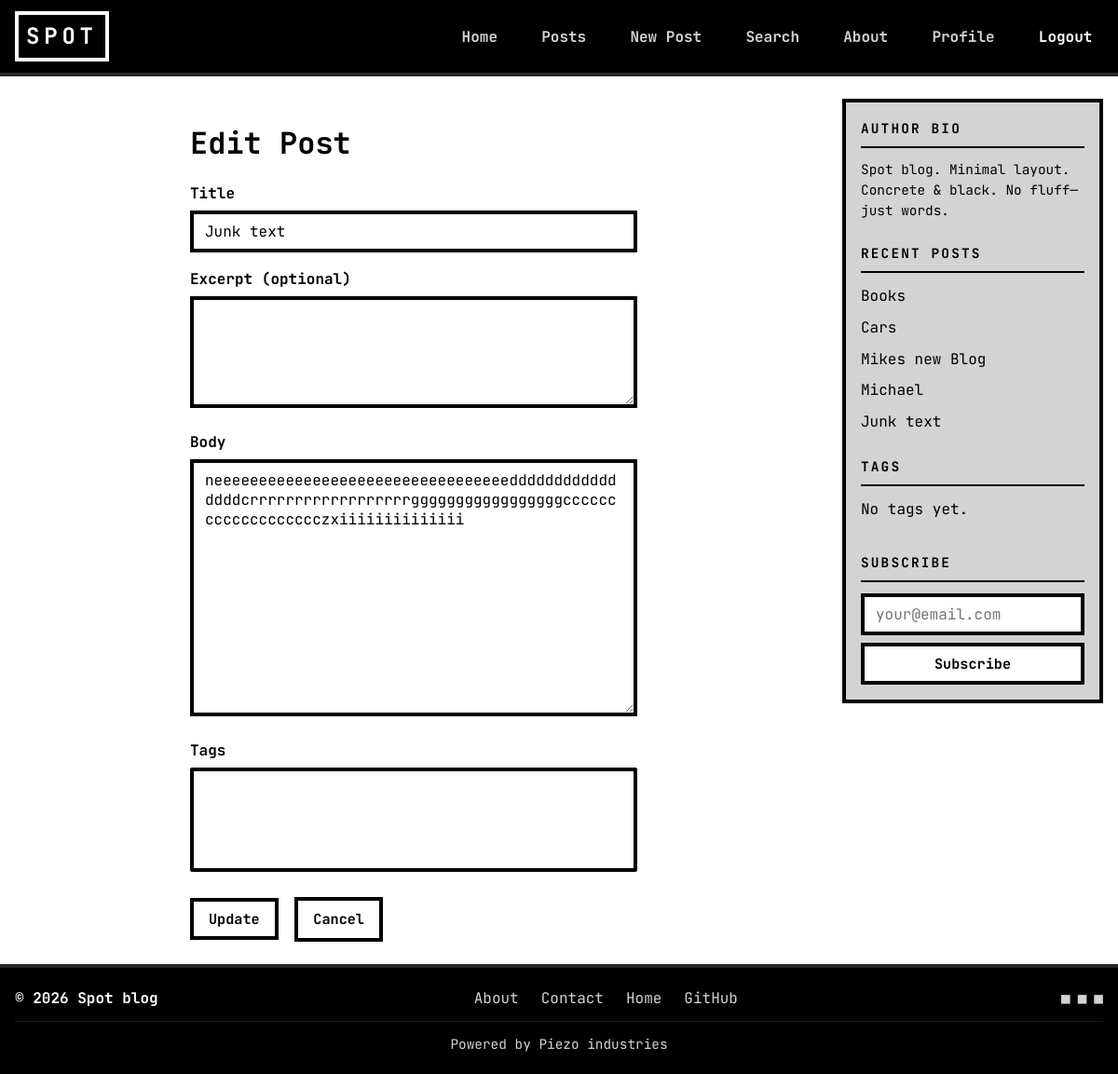
Page /post/10/edit/ (signed in) on the earlier database version.
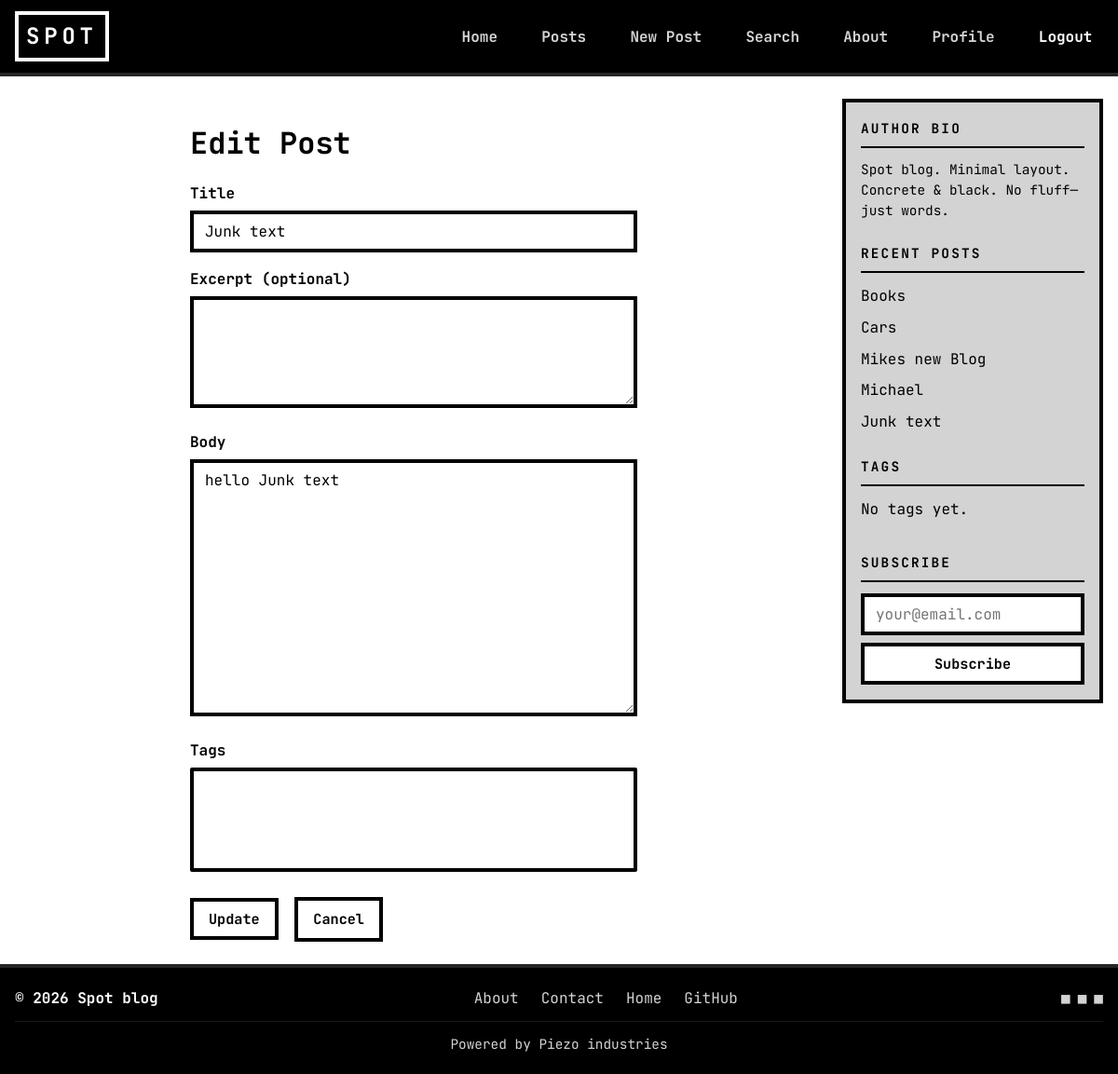
Same page on the later database version.
### blog2/models.py (models this page shows, shortened)
class Post(models.Model):
    title = models.CharField(max_length=200)
    author = models.ForeignKey(
        settings.AUTH_USER_MODEL,
        on_delete=models.CASCADE,
        related_name='posts'
    )
    body = models.TextField()
    excerpt = models.CharField(max_length=300, blank=True)
    created_at = models.DateTimeField(auto_now_add=True)
    updated_at = models.DateTimeField(auto_now=True)
    tags = models.ManyToManyField(Tag, blank=True, related_name='posts')
    class Meta:
        ordering = ['-created_at']

### blog2/views.py (the view)
# urls.py: path('post/<int:pk>/edit/', views.BlogEditView.as_view(), name='post_edit'),
class BlogEditView(LoginRequiredMixin, UserPassesTestMixin, UpdateView):
    model = Post
    form_class = PostForm
    template_name = 'post_edit.html'
    context_object_name = 'post'
    def test_func(self):
        return self.get_object().author == self.request.user

### blog2/forms.py
class PostForm(forms.ModelForm):
    class Meta:
        model = Post
        fields = ['title', 'excerpt', 'body', 'tags']
        widgets = {
            'title': forms.TextInput(attrs={'class': 'brutalist-input'}),
            'excerpt': forms.Textarea(attrs={'class': 'brutalist-input', 'rows': 2}),
            'body': forms.Textarea(attrs={'class': 'brutalist-input', 'rows': 12}),
            'tags': forms.SelectMultiple(attrs={'class': 'brutalist-input'}),
        }

### blog2/context_processors.py (called while the page is built)
def sidebar_context(request):
    return {
        'recent_sidebar_posts': Post.objects.all()[:5],
        'sidebar_tags': Tag.objects.all()[:15],
    }

### templates/post_edit.html (shortened to what this page needs)
{% extends 'base.html' %}
{% block content %}
<div class="form-page">
  <h1>Edit Post</h1>
  <form method="post" action="">
    <div class="form-group">
      <label for="id_title">Title</label>
      {{ form.title }}
    </div>
    <div class="form-group">
      <label for="id_excerpt">Excerpt (optional)</label>
      {{ form.excerpt }}
    </div>
    <div class="form-group">
      <label for="id_body">Body</label>
      {{ form.body }}
    </div>
    <div class="form-group">
      <label for="id_tags">Tags</label>
      {{ form.tags }}
    </div>
    <div class="form-actions">
      <button type="submit" class="animated-button brutalist-btn">Update</button>
      <a href="{% url 'post_detail' post.pk %}" class="brutalist-btn" style="margin-left: 0.5rem;">Cancel</a>
    </div>
  </form>
</div>
{% endblock %}

### templates/includes/sidebar.html (shortened to what this page needs)
<aside class="sidebar">
    <section class="sidebar-block sidebar-bio">
        <h3 class="sidebar-title">Author Bio</h3>
        <p>Spot blog. Minimal layout. Concrete &amp; black. No fluff—just words.</p>
    </section>
    <section class="sidebar-block">
        <h3 class="sidebar-title">Recent Posts</h3>
        <ul class="sidebar-list">
            {% for post in recent_sidebar_posts %}
            <li><a href="{% url 'post_detail' post.pk %}">{{ post.title|truncatewords:6 }}</a></li>
            {% empty %}
            <li>No posts yet.</li>
            {% endfor %}
        </ul>
    </section>
    <section class="sidebar-block">
        <h3 class="sidebar-title">Tags</h3>
        <ul class="sidebar-tags">
            {% for tag in sidebar_tags %}
            <li><a href="{% url 'search' %}?q={{ tag.name|urlencode }}">{{ tag.name }}</a></li>
            {% empty %}
            <li>No tags yet.</li>
            {% endfor %}
        </ul>
    </section>
    <section class="sidebar-block">
        <h3 class="sidebar-title">Subscribe</h3>
        <form class="sidebar-subscribe" action="#" method="post">
            <input type="email" name="email" placeholder="your@email.com" class="brutalist-input" required aria-label="Email">
            <button type="submit" class="animated-button brutalist-btn">Subscribe</button>
        </form>
    </section>
</aside>

Differences in the rows shown:
changed Post "Junk text": body "neeeeeeeeeeeeeeeeeeeeeeeeeeeeeeeeeddddddddddddddddcrrrrrrrrrrrrrrrrrrgggggggggggggggggccccccccccccccccccczxiiiiiiiiiiiiii" → "hello Junk text"
